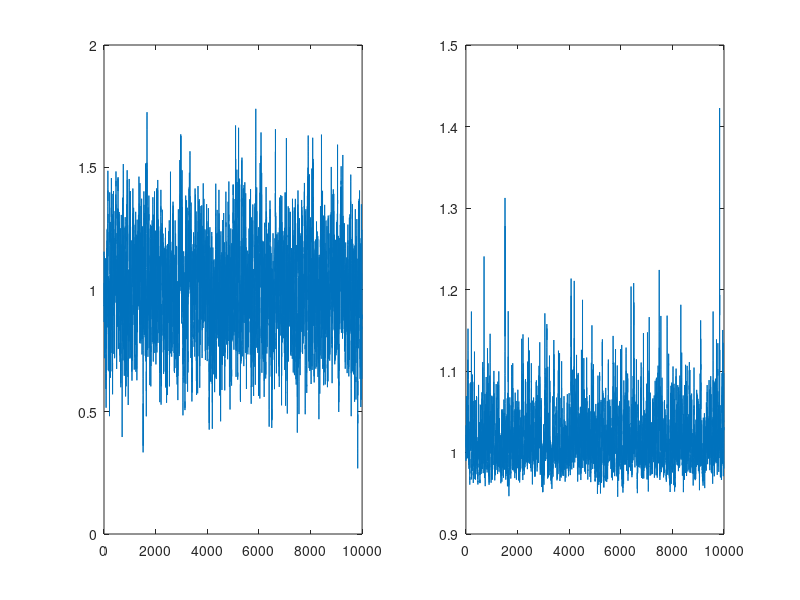

MATLAB code to generate this figure:
T=10000;
e = .1*[0;randn(T,1)];
rho = .85;
beta=.99;

y=zeros(size(e));
r=zeros(size(e));
y(1) = 1;
r(1) = 1/beta;
for t = 2:(T+1)
	y(t) = 1-rho+rho*y(t-1) + e(t);
	r(t) = (1-rho+rho*y(t))/(beta*y(t));
end

figure;
subplot(1,2,1)
plot(1:T,y(2:end)')
subplot(1,2,2)
plot(1:T,r(2:end)')
